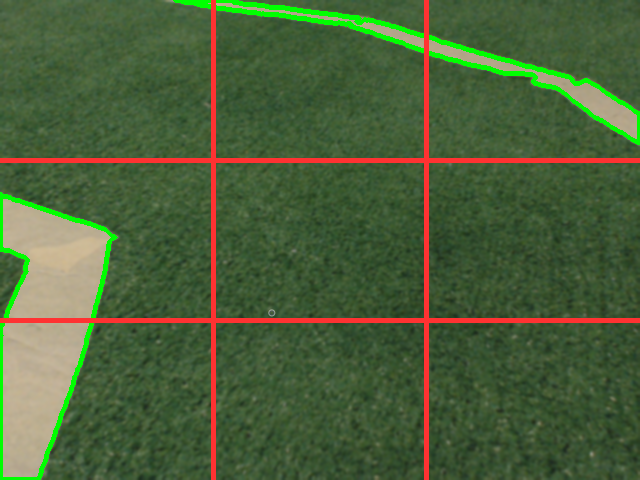
#> input picture pictures/windows left turn.png, 640 x 480 px, given in place of the camera
$ python get_hsv.py
#> lines starting #> are read from the running program, lines starting #| are printed output that depends on the picture
#import the necessary packages
import cv2
import numpy as np
from shapely.geometry import Polygon
cv_image = np.zeros((1280,960,3), np.uint8)
res = np.zeros((1280,960,3), np.uint8)
res2 = np.zeros((1280,960,3), np.uint8)
state = [0,0,0,0,0,0,0,0,0]
#'optional' argument is required for trackbar creation parameters
def nothing(x):
    pass

def callback(data):
    global cv_image
    global res
    global res2
    global frameNumber
    global state
    state = [0,0,0,0,0,0,0,0,0]
    cv_image = data
    cv_image=cv2.GaussianBlur(cv_image,(5,5),0)
    hsv=cv2.cvtColor(cv_image, cv2.COLOR_BGR2HSV)
    cv2.imshow('res', hsv)
    #read trackbar positions for each trackbar
    hul=cv2.getTrackbarPos(hl, 'Colorbars')
    huh=cv2.getTrackbarPos(hh, 'Colorbars')
    sal=cv2.getTrackbarPos(sl, 'Colorbars')
    sah=cv2.getTrackbarPos(sh, 'Colorbars')
    val=cv2.getTrackbarPos(vl, 'Colorbars')
    vah=cv2.getTrackbarPos(vh, 'Colorbars')

    hul2=cv2.getTrackbarPos(hl, 'Colorbars2')
    huh2=cv2.getTrackbarPos(hh, 'Colorbars2')
    sal2=cv2.getTrackbarPos(sl, 'Colorbars2')
    sah2=cv2.getTrackbarPos(sh, 'Colorbars2')
    val2=cv2.getTrackbarPos(vl, 'Colorbars2')
    vah2=cv2.getTrackbarPos(vh, 'Colorbars2')

    #make array for final values
    HSVLOW=np.array([hul,sal,val])
    HSVHIGH=np.array([huh,sah,vah])

    HSVLOW2=np.array([hul2,sal2,val2])
    HSVHIGH2=np.array([huh2,sah2,vah2])

    #create a mask for that range
    mask = cv2.inRange(hsv,HSVLOW, HSVHIGH)
    #print(mask)
    mask2 = cv2.inRange(hsv,HSVLOW2, HSVHIGH2)
    #mask = mask[575:964,0:1284]
    #mask2 = mask2[575:964,0:1284]
    cv_image2 = cv_image #used to crop this one too

    res = cv2.bitwise_and(cv_image2,cv_image2, mask = mask)
    res2 = cv2.bitwise_and(cv_image2,cv_image2, mask = mask2)
    contours, hierarchy = cv2.findContours(mask, cv2.RETR_EXTERNAL, cv2.CHAIN_APPROX_NONE)
    contours2, hierarchy2 = cv2.findContours(mask2, cv2.RETR_EXTERNAL, cv2.CHAIN_APPROX_NONE)

    if contours or contours2:
      frameNumber += 1
      sigNum = 0
      for index, contour in enumerate(contours2):
          sigNum += 1
          x,y,w,h = cv2.boundingRect(contour)
          y += 575
          if(w*h > 10000):
            #print sigNum, x,y,x+w,y+h
            cv2.rectangle(cv_image, (x, y), (x+w, y+h), (0,0,0), 4)

      for index,contour in enumerate(contours):
        sigNum += 1
        rect = cv2.minAreaRect(contour)
        #print rect[0][0] - rect[1][1]/2 , rect[0][1]+575
        box = cv2.boxPoints(rect)
        box = np.int0(box)
        if rect[1][0] * rect[1][1] > 500:
          cv2.drawContours(cv_image,[box],0,(0,0,255),2)
          # calculate intersection
          boxConvert = map(lambda p: tuple(p), box)
          boxPoly = Polygon(boxConvert)
          # check for box intersection
          for i in range (0,9):
              if(boxPoly.intersects(polyList[i])):
                  state[i] = 1
      print(state)

      # not sure this for-loop does anything
      for index,contour in enumerate(contours):
        rect = cv2.minAreaRect(contour)
        (center, (w, h), angle) = rect

        epsilon = 0.01*cv2.arcLength(contour,True)
        approx = cv2.approxPolyDP(contour,epsilon,True)
        #if(w*h >= 10000):
           #print(frameNumber)
           #cv2.drawContours(cv_image, contour, -1, (0,255,0), 3)

    h1, w1, _ = cv_image.shape # get height/width to divide up image
    h1 = int(h1)
    w1 = int(w1)
    wP = int(w1/3)
    hP = int(h1/3)
    cv2.line(cv_image,(wP,0),(wP,h1),(0,0,0),1)
    cv2.line(cv_image,(2*wP,0),(2*wP,h1),(0,0,0),1)
    cv2.line(cv_image,(0,hP),(w1,hP),(0,0,0),1)
    cv2.line(cv_image,(0,2*hP),(w1,2*hP),(0,0,0),1)
    cv2.imshow('Camera', cv_image)

# rospy.init_node('pointgrey_mine', anonymous=True)
# rospy.Subscriber("/camera/image_color",Image, callback)
hInt = int(480/3)
wInt = int(640/3)
polyList = []
# create list of polygons for the states
for y in range(0,3):
    for x in range(0,3):
        newPoly = Polygon([(x*wInt,y*hInt),((x+1)*wInt,y*hInt),((x+1)*wInt,(y+1)*hInt),(x*wInt,(y+1)*hInt)])
        polyList.append(newPoly)
#Capture video from the stream
cap = cv2.VideoCapture(1)
#cap.set(cv2.CAP_PROP_EXPOSURE, 10)

cv2.namedWindow('Colorbars') #Create a window named 'Colorbars'
cv2.namedWindow('Colorbars2')

#assign strings for ease of coding
hh='Hue High'
hl='Hue Low'
sh='Saturation High'
sl='Saturation Low'
vh='Value High'
vl='Value Low'
wnd = 'Colorbars'
#Begin Creating trackbars for each
cv2.createTrackbar(hl, 'Colorbars',0,179,nothing)
cv2.createTrackbar(hh, 'Colorbars',0,179,nothing)
cv2.createTrackbar(sl, 'Colorbars',0,255,nothing)
cv2.createTrackbar(sh, 'Colorbars',0,255,nothing)
cv2.createTrackbar(vl, 'Colorbars',0,255,nothing)
cv2.createTrackbar(vh, 'Colorbars',0,255,nothing)

cv2.createTrackbar(hl, 'Colorbars2',0,179,nothing)
cv2.createTrackbar(hh, 'Colorbars2',0,179,nothing)
cv2.createTrackbar(sl, 'Colorbars2',0,255,nothing)
cv2.createTrackbar(sh, 'Colorbars2',0,255,nothing)
cv2.createTrackbar(vl, 'Colorbars2',0,255,nothing)
cv2.createTrackbar(vh, 'Colorbars2',0,255,nothing)

#rate = rospy.Rate(10) # 10hz
frameNumber = 0
#begin our 'infinite' while loop
while(1):
    # [21 lines of commented-out code are left out]
    ret, frame = cap.read()
#> frame is the input picture: shape (480, 640, 3); mean B, G, R 57.3, 96.5, 75.8
    callback(frame)
#> in callback, `cv_image=cv2.GaussianBlur(cv_image,(5,5),0)`:
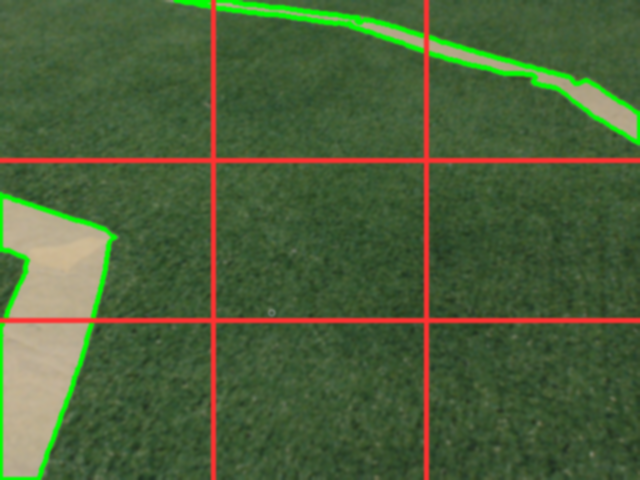
#> cv_image: shape (480, 640, 3); mean B, G, R 57.3, 96.5, 75.8
#> in callback, `hsv=cv2.cvtColor(cv_image, cv2.COLOR_BGR2HSV)`: hsv: shape (480, 640, 3); mean H, S, V 47.9, 109, 104.2
#> in callback, `mask = cv2.inRange(hsv,HSVLOW, HSVHIGH)`: mask: shape (480, 640); every value is 0
#> in callback, `res = cv2.bitwise_and(cv_image2,cv_image2, mask = mask)`: res: shape (480, 640, 3); every value is 0
#> in callback, `contours, hierarchy = cv2.findContours(mask, cv2.RETR_EXTERNAL, cv2.CH..`: contours = []
#> in callback, `cv2.line(cv_image,(0,2*hP),(w1,2*hP),(0,0,0),1)`:
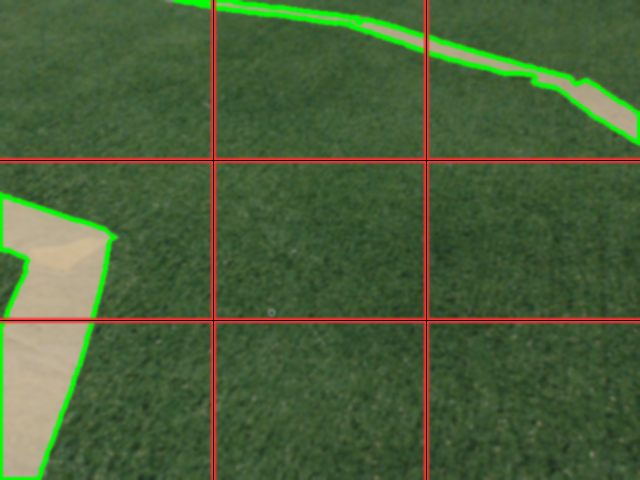
#> cv_image: shape (480, 640, 3); mean B, G, R 56.9, 96.2, 74
    if not res is None: #avoid Nonetype error
        cv2.imshow('res', res)
        cv2.imshow('res2', res2)

    if cv2.waitKey(1) & 0xFF == ord('q'): #if CTRL-C is pressed then exit the loop
#> (key q is pressed here)
        break

cv2.destroyAllWindows()
